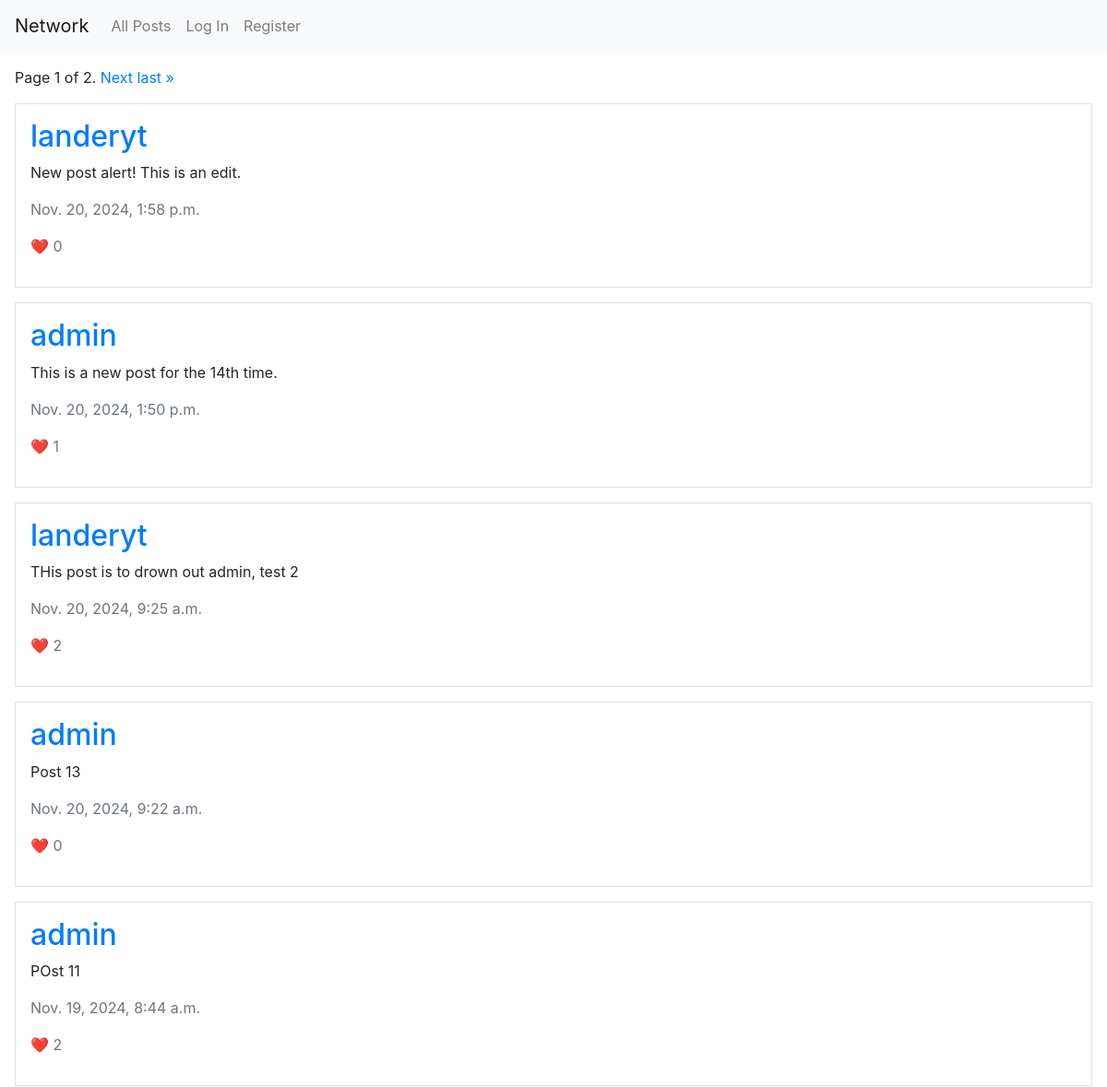
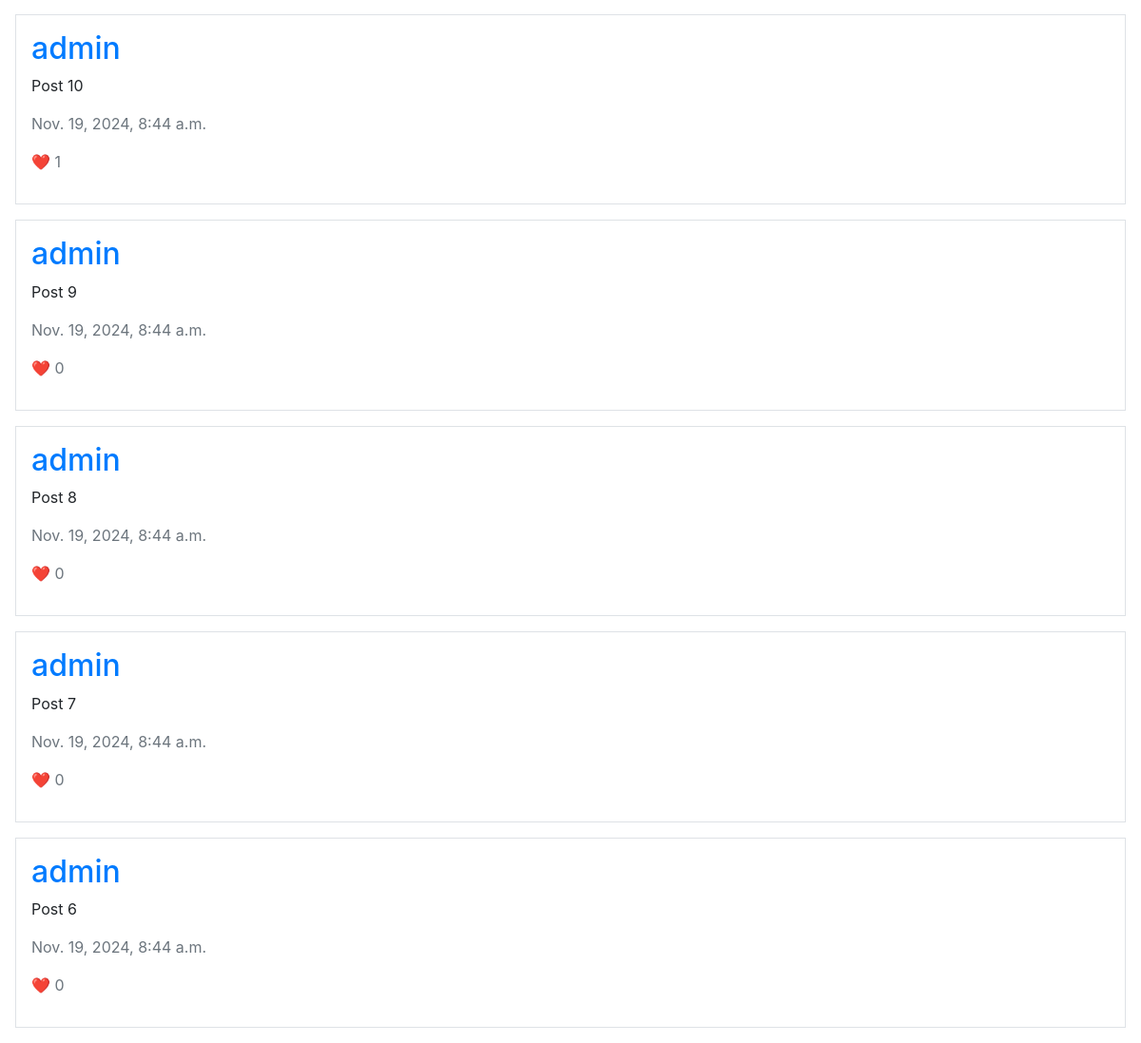
The page / on the database its author committed (2 pictures, top to bottom).
### network/models.py (models this page shows, shortened)
class Post(models.Model):
    poster = models.ForeignKey(User, on_delete=models.CASCADE, related_name="posts")
    content = models.TextField()
    time_created = models.DateTimeField(default=timezone.now)

class User(AbstractUser):
    pass

### network/views.py (the view, shortened to what this page needs)
# urls.py: path("", views.index, name="index"),
def index(request):
    post_list = Post.objects.all().order_by("-time_created")
    paginator = Paginator(post_list, 10)
    page_number = int(request.GET.get('page', 1))
    page_obj = paginator.get_page(page_number)
    return render(request, "network/index.html", {
        "page_obj": page_obj
    })

### network/templates/network/index.html (shortened to what this page needs)
{% extends "network/layout.html" %}
{% load static %}
{% block body %}
<div class="m-3 pagination">
    <span class="step-links">
        <span class="current">
            Page {{ page_obj.number }} of {{ page_obj.paginator.num_pages }}.
        </span>
        {% if page_obj.has_next %}
        <a href="?page={{ page_obj.next_page_number }}">Next</a>
        <a href="?page={{ page_obj.paginator.num_pages }}">last &raquo;</a>
        {% endif %}
    </span>
</div>
{% for post in page_obj %}
<div class="border m-3 p-3">
    <div class="main-post" data-post-id="{{ post.id }}">
        <h2><a href="{% url 'profile' post.poster.id %}">{{ post.poster }}</a></h2>
        <p class="post-content" data-post-id="{{ post.id }}">{{ post.content }}</p>
        <p class="text-secondary">{{ post.time_created }}</p>
        <p class="text-secondary like-count" data-post-id="{{ post.id }}">❤️ {{ post.likes.count }}</p>
    </div>
</div>
{% endfor %}
{% endblock %}

### network/templates/network/layout.html (shortened to what this page needs)
{% load static %}
<!DOCTYPE html>
<html lang="en">
    <head>
        <link rel="stylesheet" href="https://stackpath.bootstrapcdn.com/bootstrap/4.4.1/css/bootstrap.min.css">
        <link href="{% static 'network/styles.css' %}" rel="stylesheet">
    </head>
    <body>
        <nav class="navbar navbar-expand-lg navbar-light bg-light">
            <a class="navbar-brand" href="{% url 'index' %}">Network</a>
            <div>
              <ul class="navbar-nav mr-auto">
                <li class="nav-item">
                  <a class="nav-link" href="{% url 'index' %}">All Posts</a>
                </li>
                {% if user.is_authenticated %}
                    <li class="nav-item">
                        <a class="nav-link" href="{% url 'following' %}">Following</a>
                    </li>
                    <li class="nav-item">
                        <a class="nav-link" href="{% url 'new_post' %}">New Post</a>
                    </li>
                    <li class="nav-item">
                        <a class="nav-link" href="{% url 'logout' %}">Log Out</a>
                    </li>
                {% else %}
                    <li class="nav-item">
                        <a class="nav-link" href="{% url 'login' %}">Log In</a>
                    </li>
                    <li class="nav-item">
                        <a class="nav-link" href="{% url 'register' %}">Register</a>
                    </li>
                {% endif %}
              </ul>
            </div>
          </nav>
        <div class="body">
            {% block body %}
            {% endblock %}
        </div>
    </body>
</html>

### rows shown on the page
Post: poster "landeryt", content "New post alert! This is an edit.", time_created "Nov. 20, 2024, 1:58 p.m.", likes.count "0"
Post: poster "admin", content "This is a new post for the 14th time.", time_created "Nov. 20, 2024, 1:50 p.m.", likes.count "1"
Post: poster "landeryt", content "THis post is to drown out admin, test 2", time_created "Nov. 20, 2024, 9:25 a.m.", likes.count "2"
Post: poster "admin", content "Post 13", time_created "Nov. 20, 2024, 9:22 a.m.", likes.count "0"
Post: poster "admin", content "POst 11", time_created "Nov. 19, 2024, 8:44 a.m.", likes.count "2"
Post: poster "admin", content "Post 10", time_created "Nov. 19, 2024, 8:44 a.m.", likes.count "1"
Post: poster "admin", content "Post 9", time_created "Nov. 19, 2024, 8:44 a.m.", likes.count "0"
Post: poster "admin", content "Post 8", time_created "Nov. 19, 2024, 8:44 a.m.", likes.count "0"
Post: poster "admin", content "Post 7", time_created "Nov. 19, 2024, 8:44 a.m.", likes.count "0"
Post: poster "admin", content "Post 6", time_created "Nov. 19, 2024, 8:44 a.m.", likes.count "0"

### other values the page prints
{{ page_obj.number }} "1"
{{ page_obj.paginator.num_pages }} "2"
